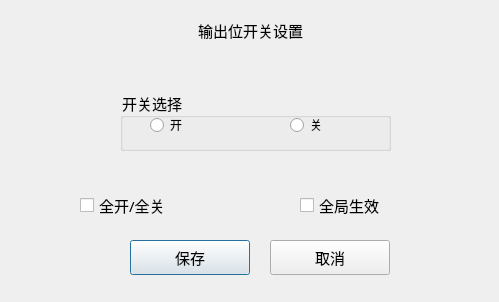
<?xml version="1.0" encoding="UTF-8"?>
<ui version="4.0">
 <class>Pdu_SetSwitchDlg</class>
 <widget class="QDialog" name="Pdu_SetSwitchDlg">
  <property name="geometry">
   <rect>
    <x>0</x>
    <y>0</y>
    <width>499</width>
    <height>302</height>
   </rect>
  </property>
  <property name="font">
   <font>
    <family>微软雅黑</family>
    <pointsize>11</pointsize>
    <weight>50</weight>
    <italic>false</italic>
    <bold>false</bold>
   </font>
  </property>
  <property name="windowTitle">
   <string>Dialog</string>
  </property>
  <property name="styleSheet">
   <string notr="true">font: 11pt &quot;微软雅黑&quot;;
color: rgb(0, 0, 0);</string>
  </property>
  <widget class="QGroupBox" name="groupBox">
   <property name="geometry">
    <rect>
     <x>120</x>
     <y>90</y>
     <width>271</width>
     <height>61</height>
    </rect>
   </property>
   <property name="title">
    <string>开关选择</string>
   </property>
   <widget class="QRadioButton" name="openRadio">
    <property name="geometry">
     <rect>
      <x>30</x>
      <y>20</y>
      <width>60</width>
      <height>30</height>
     </rect>
    </property>
    <property name="text">
     <string>开</string>
    </property>
   </widget>
   <widget class="QRadioButton" name="closeRadio">
    <property name="geometry">
     <rect>
      <x>170</x>
      <y>20</y>
      <width>60</width>
      <height>30</height>
     </rect>
    </property>
    <property name="text">
     <string>关</string>
    </property>
   </widget>
  </widget>
  <widget class="QPushButton" name="saveBtn">
   <property name="geometry">
    <rect>
     <x>130</x>
     <y>240</y>
     <width>120</width>
     <height>35</height>
    </rect>
   </property>
   <property name="text">
    <string>保存</string>
   </property>
  </widget>
  <widget class="QCheckBox" name="uniteCheckBox">
   <property name="geometry">
    <rect>
     <x>80</x>
     <y>190</y>
     <width>171</width>
     <height>30</height>
    </rect>
   </property>
   <property name="text">
    <string>全开/全关</string>
   </property>
  </widget>
  <widget class="QCheckBox" name="wholeCheckBox">
   <property name="geometry">
    <rect>
     <x>300</x>
     <y>190</y>
     <width>151</width>
     <height>30</height>
    </rect>
   </property>
   <property name="text">
    <string>全局生效</string>
   </property>
  </widget>
  <widget class="QPushButton" name="cancelBtn">
   <property name="geometry">
    <rect>
     <x>270</x>
     <y>240</y>
     <width>120</width>
     <height>35</height>
    </rect>
   </property>
   <property name="text">
    <string>取消</string>
   </property>
  </widget>
  <widget class="QLabel" name="titleLabel">
   <property name="geometry">
    <rect>
     <x>20</x>
     <y>0</y>
     <width>461</width>
     <height>60</height>
    </rect>
   </property>
   <property name="font">
    <font>
     <family>微软雅黑</family>
     <pointsize>11</pointsize>
     <weight>50</weight>
     <italic>false</italic>
     <bold>false</bold>
    </font>
   </property>
   <property name="text">
    <string>输出位开关设置</string>
   </property>
   <property name="alignment">
    <set>Qt::AlignCenter</set>
   </property>
  </widget>
 </widget>
 <tabstops>
  <tabstop>cancelBtn</tabstop>
  <tabstop>openRadio</tabstop>
  <tabstop>closeRadio</tabstop>
  <tabstop>uniteCheckBox</tabstop>
  <tabstop>wholeCheckBox</tabstop>
  <tabstop>saveBtn</tabstop>
 </tabstops>
 <resources/>
 <connections>
  <connection>
   <sender>cancelBtn</sender>
   <signal>clicked()</signal>
   <receiver>Pdu_SetSwitchDlg</receiver>
   <slot>close()</slot>
   <hints>
    <hint type="sourcelabel">
     <x>219</x>
     <y>257</y>
    </hint>
    <hint type="destinationlabel">
     <x>159</x>
     <y>150</y>
    </hint>
   </hints>
  </connection>
 </connections>
</ui>
